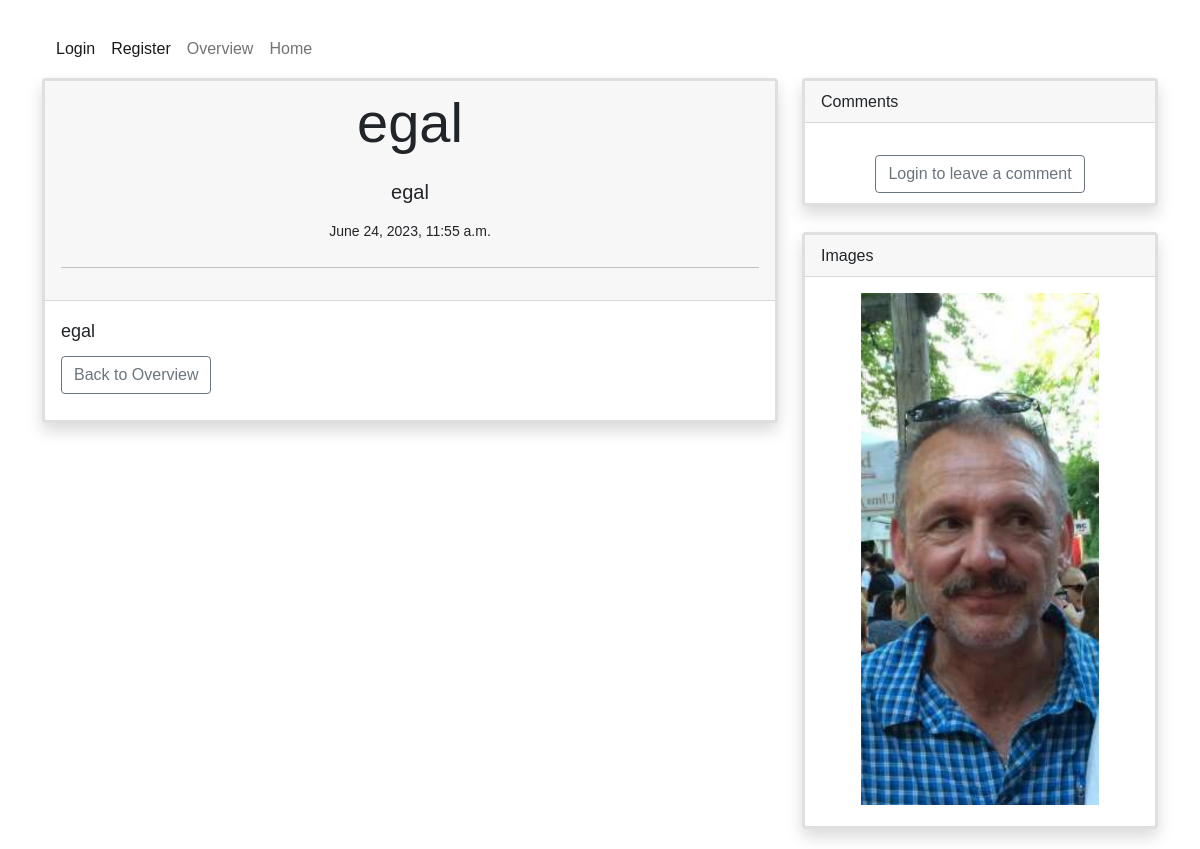
Screenshot of /article/8 with the database file from the repository.
### articles/models.py (models this page shows, shortened)
class Article(models.Model):
    title = models.TextField()
    content = models.TextField()
    date_created = models.DateTimeField('Article Added',blank=True, auto_now_add=True)
    summary = models.TextField('Short Description')

class Images(models.Model):
    file = models.FileField(null=True, upload_to='images/')
    title = models.TextField(default='title')

### articles/views.py (the view)
def article(request, id):
    submitted = False
    form = CommentForm()
    article = Article.objects.get(id=id)
    comments = Comment.objects.filter(article=id)
    images = Images.objects.filter(title=article.title)
    if request.method == "POST":
        form = CommentForm(request.POST)
        if form.is_valid():
            comment = form.save(commit=False)
            comment.creator = request.user.id
            comment.article = id
            comment.save()
            messages.success(request, ('Your comment was successfully stored'))
            return HttpResponseRedirect(f"/article/{id}?submitted=True")
    else:
        if 'submitted' in request.GET:
            submitted = True
    return render(request, 'article.html', {'article':article,'form': form, 'submitted': submitted,'comments':comments, 'images': images})

### templates/article.html (shortened to what this page needs)
{% extends "base.html" %}
{% load custom_tags %}
{% load static %}
{% block content %}
<body>
  <div class="container">
    <div class="row">  {% comment %} data-masonry='{"percentPosition": true }' {% endcomment %}
      <div class="col-md-8">
        <div class="card border-3 shadow" >
          <div class="card-header">
            <center>
              <div>
                <h1 class="display-4">{{ article.title }}</h1>
                <p class="lead">{{ article.summary }}</p>
                <small>{{ article.date_created }}</small>
                <hr class="my-4">
              </div>
          </center>
          </div>
          <div class="card-body">
            <p>{{ article.content }}</p>
            <p class="lead">
              <a class="btn btn-outline-secondary" href="/overview" role="button">Back to Overview</a>
            </p>
          </div>
        </div>
      </div>
      <div class="col-md-4">
        <div class="card border-3 shadow">
          <div class="card-header">
            Comments
          </div>
          <div class="card-body">
          </div>
          <center>
          <div>
            {% if user.is_authenticated%}
              <form action='' method='POST' style="width=50%">
                {% csrf_token %}
                {{form.as_p }}
                <div>
                  <button type='submit' class="btn btn-outline-secondary">Add Comment</button>
                </div>
              </form>
              {% else %}
              <p class="lead">
                <a href='/login'><button type="button" class="btn btn-outline-secondary">Login to leave a comment</button></a>
              </p>
              {% endif %}
            </div>
          </center>
        </div>
        <br/>
        {% if images %}
        <div class="card border-3 shadow">
          <div class="card-header">
            Images
          </div>
          <div class="card-body">
            <center>
              <div id="CarouselWithControls" class="carousel slide" data-ride="carousel">
                <div class="carousel-inner">
                {%for image in images%}
                  {% if forloop.first %}
                    <div class="carousel-item {% if forloop.first %} active {% endif %}">
                      <img src="{{ image.file.url }}" class="d-block w-75">
                    </div>
                    {% else %}
                    <div class="carousel-item {% if  forloop.first %} active {% endif %}">
                      <img src="{{ image.file.url }}" class="d-block w-75">
                    </div>
                  {% endif%}
                  <a class="carousel-control-prev" href="#CarouselWithControls" role="button" data-bs-slide="prev">
                    <span class="carousel-control-prev-icon" aria-hidden="true"></span>
                  </a>
                  <a class="carousel-control-next" href="#CarouselWithControls" role="button" data-bs-slide="next" style="color: black">
                    <span class="carousel-control-next-icon" aria-hidden="true"></span>
                  </a>
                {% endfor %}
                </div>
              </div>
            </center>
          </div>
        </div>
        {% endif %}
      </div>
    </div>
  </div>
</body>
{% endblock %}

### templates/base.html (style rules this page uses)
body { font-family: Arial, sans-serif; line-height: 1.6; padding: 20px; max-width: 60%%; margin: 0 auto; }
h1 { font-size: 32px; margin-bottom: 20px; }
p { font-size: 18px; margin-bottom: 10px; }

### rows the page displays
Article: title "egal", summary "egal", date_created "June 24, 2023, 11:55 a.m.", content "egal"
Images: file (picture)
